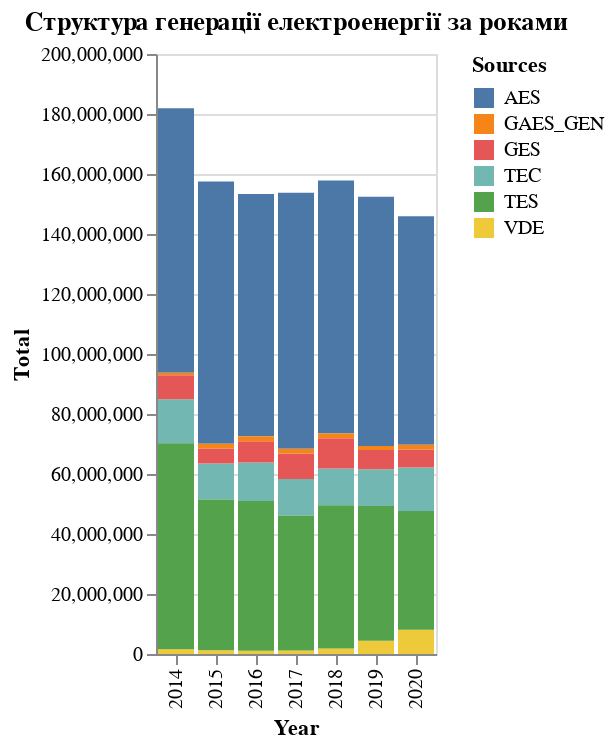

Notebook cell for this chart:
### Code cell
chart1 = alt.Chart(df1_m,title='Cтруктура генерації електроенергії за роками').mark_bar().encode(
    x = alt.X('Year:N'),
    y = alt.Y('Total:Q'),
    color = alt.Color('Sources:N'),
    tooltip = alt.Tooltip('Total')
)
chart1

### Figure 1 — Vega-Lite specification as saved in the notebook (floating-point values rounded to 4 significant figures)
{"config": {"view": {"continuousWidth": 400, "continuousHeight": 300}}, "data": {"name": "data-6be62962a0c688f3858a48f2db9d4478"}, "mark": "bar", "encoding": {"color": {"type": "nominal", "field": "Sources"}, "tooltip": {"type": "quantitative", "field": "Total"}, "x": {"type": "nominal", "field": "Year"}, "y": {"type": "quantitative", "field": "Total"}}, "title": "Cтруктура генерації електроенергії за роками", "$schema": "https://vega.github.io/schema/vega-lite/v4.8.1.json", "datasets": {"data-6be62962a0c688f3858a48f2db9d4478": [{"Year": "2014", "Sources": "AES", "Total": 88200000.0}, {"Year": "2015", "Sources": "AES", "Total": 87410000.0}, {"Year": "2016", "Sources": "AES", "Total": 80760000.0}, {"Year": "2017", "Sources": "AES", "Total": 85310000.0}, {"Year": "2018", "Sources": "AES", "Total": 84350000.0}, {"Year": "2019", "Sources": "AES", "Total": 83100000.0}, {"Year": "2020", "Sources": "AES", "Total": 76210000.0}, {"Year": "2014", "Sources": "TEC", "Total": 14680000.0}, {"Year": "2015", "Sources": "TEC", "Total": 12040000.0}, {"Year": "2016", "Sources": "TEC", "Total": 12840000.0}, {"Year": "2017", "Sources": "TEC", "Total": 12210000.0}, {"Year": "2018", "Sources": "TEC", "Total": 12260000.0}, {"Year": "2019", "Sources": "TEC", "Total": 12250000.0}, {"Year": "2020", "Sources": "TEC", "Total": 14540000.0}, {"Year": "2014", "Sources": "VDE", "Total": 1606000.0}, {"Year": "2015", "Sources": "VDE", "Total": 1235000.0}, {"Year": "2016", "Sources": "VDE", "Total": 1093000.0}, {"Year": "2017", "Sources": "VDE", "Total": 1177000.0}, {"Year": "2018", "Sources": "VDE", "Total": 1864000.0}, {"Year": "2019", "Sources": "VDE", "Total": 4442000.0}, {"Year": "2020", "Sources": "VDE", "Total": 8125000.0}, {"Year": "2014", "Sources": "TES", "Total": 68610000.0}, {"Year": "2015", "Sources": "TES", "Total": 50260000.0}, {"Year": "2016", "Sources": "TES", "Total": 49880000.0}, {"Year": "2017", "Sources": "TES", "Total": 44950000.0}, {"Year": "2018", "Sources": "TES", "Total": 47750000.0}, {"Year": "2019", "Sources": "TES", "Total": 44880000.0}, {"Year": "2020", "Sources": "TES", "Total": 39500000.0}, {"Year": "2014", "Sources": "GES", "Total": 7991000.0}, {"Year": "2015", "Sources": "GES", "Total": 4964000.0}, {"Year": "2016", "Sources": "GES", "Total": 7114000.0}, {"Year": "2017", "Sources": "GES", "Total": 8532000.0}, {"Year": "2018", "Sources": "GES", "Total": 10070000.0}, {"Year": "2019", "Sources": "GES", "Total": 6422000.0}, {"Year": "2020", "Sources": "GES", "Total": 5999000.0}, {"Year": "2014", "Sources": "GAES_GEN", "Total": 839800.0}, {"Year": "2015", "Sources": "GAES_GEN", "Total": 1555000.0}, {"Year": "2016", "Sources": "GAES_GEN", "Total": 1621000.0}, {"Year": "2017", "Sources": "GAES_GEN", "Total": 1575000.0}, {"Year": "2018", "Sources": "GAES_GEN", "Total": 1565000.0}, {"Year": "2019", "Sources": "GAES_GEN", "Total": 1323000.0}, {"Year": "2020", "Sources": "GAES_GEN", "Total": 1562000.0}]}}
